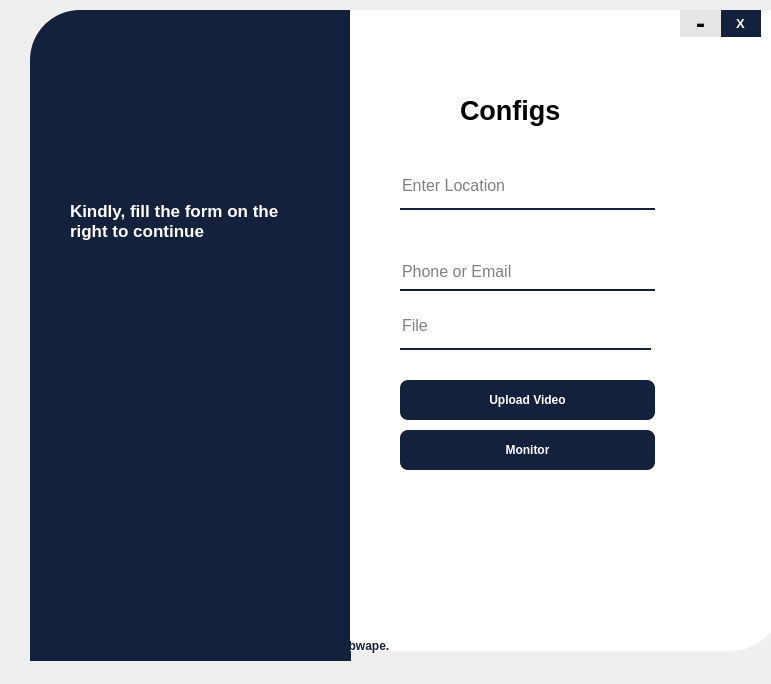
<?xml version="1.0" encoding="UTF-8"?>
<ui version="4.0">
 <class>MainWindow</class>
 <widget class="QMainWindow" name="MainWindow">
  <property name="geometry">
   <rect>
    <x>0</x>
    <y>0</y>
    <width>771</width>
    <height>684</height>
   </rect>
  </property>
  <property name="windowTitle">
   <string>MainWindow</string>
  </property>
  <widget class="QWidget" name="centralwidget">
   <widget class="QWidget" name="drop_widget" native="true">
    <property name="geometry">
     <rect>
      <x>30</x>
      <y>10</y>
      <width>771</width>
      <height>671</height>
     </rect>
    </property>
    <widget class="QLabel" name="label">
     <property name="geometry">
      <rect>
       <x>0</x>
       <y>0</y>
       <width>321</width>
       <height>651</height>
      </rect>
     </property>
     <property name="styleSheet">
      <string notr="true">background-color: rgb(20, 33, 61);
background-size: cover;
background-position: top;
border-top-left-radius:50px;</string>
     </property>
     <property name="text">
      <string/>
     </property>
    </widget>
    <widget class="QLabel" name="label_2">
     <property name="geometry">
      <rect>
       <x>320</x>
       <y>-10</y>
       <width>431</width>
       <height>651</height>
      </rect>
     </property>
     <property name="styleSheet">
      <string notr="true">background-color:rgb(255,255,255);
border-bottom-right-radius:50px;</string>
     </property>
     <property name="text">
      <string/>
     </property>
    </widget>
    <widget class="QLabel" name="label_3">
     <property name="geometry">
      <rect>
       <x>430</x>
       <y>80</y>
       <width>151</width>
       <height>41</height>
      </rect>
     </property>
     <property name="font">
      <font>
       <pointsize>20</pointsize>
       <weight>75</weight>
       <bold>true</bold>
      </font>
     </property>
     <property name="text">
      <string>Configs</string>
     </property>
    </widget>
    <widget class="QLineEdit" name="location_input">
     <property name="geometry">
      <rect>
       <x>370</x>
       <y>160</y>
       <width>255</width>
       <height>40</height>
      </rect>
     </property>
     <property name="font">
      <font>
       <pointsize>12</pointsize>
      </font>
     </property>
     <property name="styleSheet">
      <string notr="true">QLineEdit{
border:none;
border-bottom:2px solid #14213d;
height: 30px;
padding-bottom:7px;
}</string>
     </property>
     <property name="text">
      <string/>
     </property>
     <property name="placeholderText">
      <string>Enter Location</string>
     </property>
    </widget>
    <widget class="QLineEdit" name="sendTo_input">
     <property name="geometry">
      <rect>
       <x>370</x>
       <y>250</y>
       <width>255</width>
       <height>31</height>
      </rect>
     </property>
     <property name="font">
      <font>
       <pointsize>12</pointsize>
      </font>
     </property>
     <property name="styleSheet">
      <string notr="true">QLineEdit{
border:none;
border-bottom:2px solid #14213d;
height: 30px;
padding-bottom:7px;
}</string>
     </property>
     <property name="echoMode">
      <enum>QLineEdit::Normal</enum>
     </property>
     <property name="placeholderText">
      <string>Phone or Email</string>
     </property>
    </widget>
    <widget class="QPushButton" name="pushButton">
     <property name="geometry">
      <rect>
       <x>370</x>
       <y>420</y>
       <width>255</width>
       <height>40</height>
      </rect>
     </property>
     <property name="font">
      <font>
       <pointsize>9</pointsize>
       <weight>75</weight>
       <bold>true</bold>
      </font>
     </property>
     <property name="styleSheet">
      <string notr="true">QPushButton{
border-radius: 8px;
background:#14213d;
height: 30px;
color: #fff;

}
QPushButton:hover{
background-color:rgb(0,0,0);
}
QPushButton:pressed{
padding-top:5px;
padding-left:5px;
}

</string>
     </property>
     <property name="text">
      <string>Monitor</string>
     </property>
    </widget>
    <widget class="QLabel" name="label_4">
     <property name="geometry">
      <rect>
       <x>40</x>
       <y>150</y>
       <width>241</width>
       <height>121</height>
      </rect>
     </property>
     <property name="font">
      <font>
       <pointsize>13</pointsize>
       <weight>75</weight>
       <bold>true</bold>
      </font>
     </property>
     <property name="styleSheet">
      <string notr="true">color:#fff;</string>
     </property>
     <property name="text">
      <string>Kindly, fill the form on the right to continue</string>
     </property>
     <property name="wordWrap">
      <bool>true</bool>
     </property>
    </widget>
    <widget class="QPushButton" name="cls_button">
     <property name="geometry">
      <rect>
       <x>690</x>
       <y>0</y>
       <width>41</width>
       <height>27</height>
      </rect>
     </property>
     <property name="font">
      <font>
       <pointsize>10</pointsize>
       <weight>75</weight>
       <bold>true</bold>
      </font>
     </property>
     <property name="cursor">
      <cursorShape>PointingHandCursor</cursorShape>
     </property>
     <property name="styleSheet">
      <string notr="true">
QPushButton{

border-radius: 13.5px;
background:#14213d;
color: #fff;

}
QPushButton:hover{
background-color:#e63946;
}
QPushButton:pressed{
padding-top:5px;
padding-left:5px;
}

</string>
     </property>
     <property name="text">
      <string>X</string>
     </property>
    </widget>
    <widget class="QLabel" name="label_5">
     <property name="geometry">
      <rect>
       <x>310</x>
       <y>620</y>
       <width>71</width>
       <height>31</height>
      </rect>
     </property>
     <property name="font">
      <font>
       <pointsize>9</pointsize>
       <weight>75</weight>
       <bold>true</bold>
      </font>
     </property>
     <property name="styleSheet">
      <string notr="true">color:#14213d;</string>
     </property>
     <property name="text">
      <string>Abwape.</string>
     </property>
    </widget>
    <widget class="QPushButton" name="min_butto">
     <property name="geometry">
      <rect>
       <x>650</x>
       <y>0</y>
       <width>41</width>
       <height>27</height>
      </rect>
     </property>
     <property name="font">
      <font>
       <pointsize>20</pointsize>
       <weight>75</weight>
       <bold>true</bold>
      </font>
     </property>
     <property name="cursor">
      <cursorShape>PointingHandCursor</cursorShape>
     </property>
     <property name="styleSheet">
      <string notr="true">
QPushButton{

border-radius: 13.5px;
background:#e5e5e5;
color: #000;

}
QPushButton:hover{
background-color:#06d6a0;
color:#fff;
}
QPushButton:pressed{
padding-top:5px;
padding-left:5px;
}

</string>
     </property>
     <property name="text">
      <string>-</string>
     </property>
    </widget>
    <widget class="QLineEdit" name="file_name">
     <property name="geometry">
      <rect>
       <x>370</x>
       <y>300</y>
       <width>251</width>
       <height>40</height>
      </rect>
     </property>
     <property name="font">
      <font>
       <pointsize>12</pointsize>
      </font>
     </property>
     <property name="styleSheet">
      <string notr="true">QLineEdit{
border:none;
border-bottom:2px solid #14213d;
height: 30px;
padding-bottom:7px;
}</string>
     </property>
     <property name="text">
      <string/>
     </property>
     <property name="placeholderText">
      <string>File</string>
     </property>
    </widget>
    <widget class="QPushButton" name="Browse">
     <property name="geometry">
      <rect>
       <x>370</x>
       <y>370</y>
       <width>255</width>
       <height>40</height>
      </rect>
     </property>
     <property name="font">
      <font>
       <pointsize>9</pointsize>
       <weight>75</weight>
       <bold>true</bold>
      </font>
     </property>
     <property name="styleSheet">
      <string notr="true">QPushButton{
border-radius: 8px;
background:#14213d;
height: 30px;
color: #fff;

}
QPushButton:hover{
background-color:rgb(0,0,0);
}
QPushButton:pressed{
padding-top:5px;
padding-left:5px;
}

</string>
     </property>
     <property name="text">
      <string>Upload Video</string>
     </property>
    </widget>
   </widget>
  </widget>
 </widget>
 <resources/>
 <connections/>
</ui>
